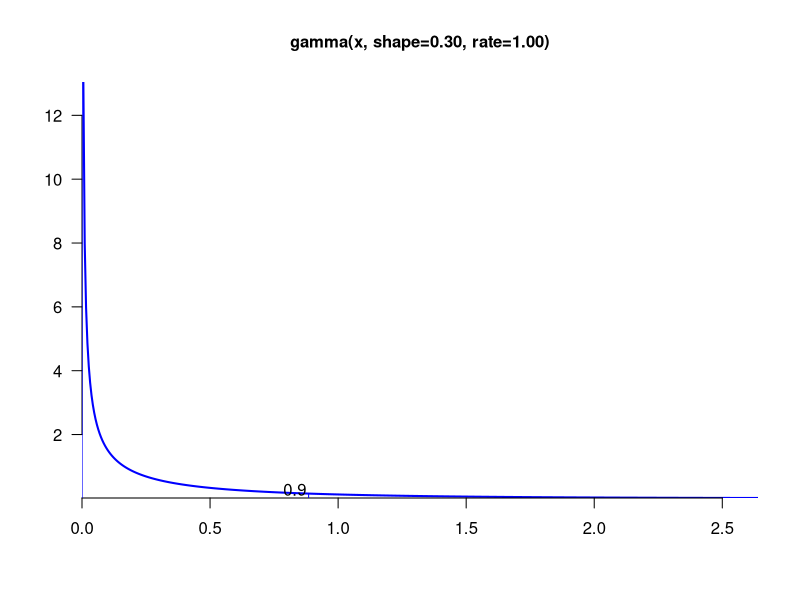
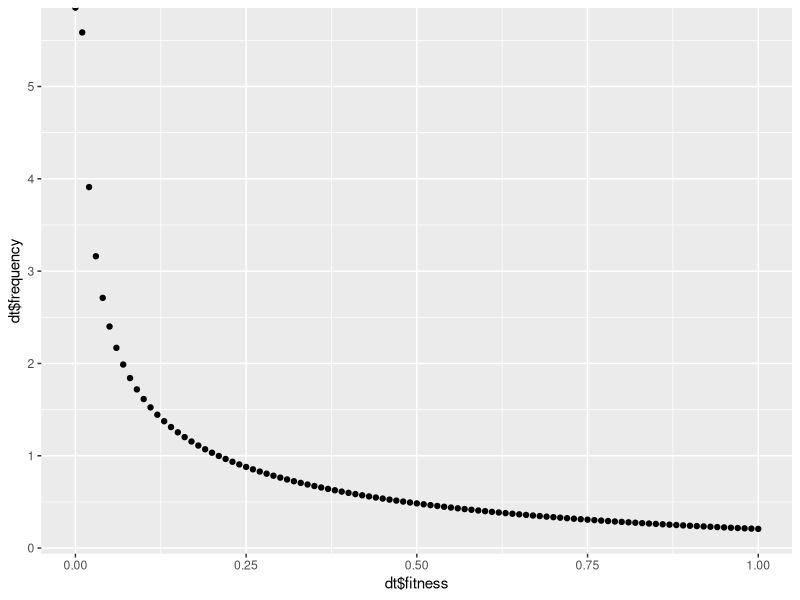
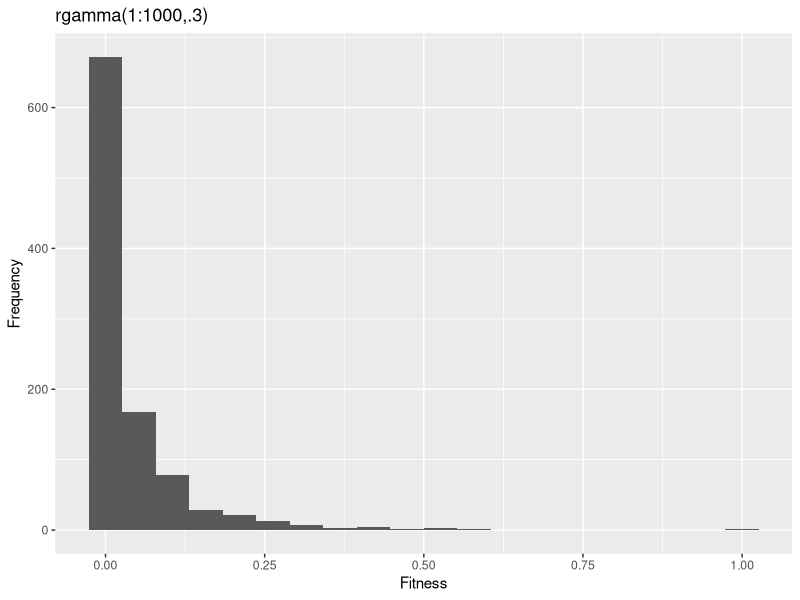
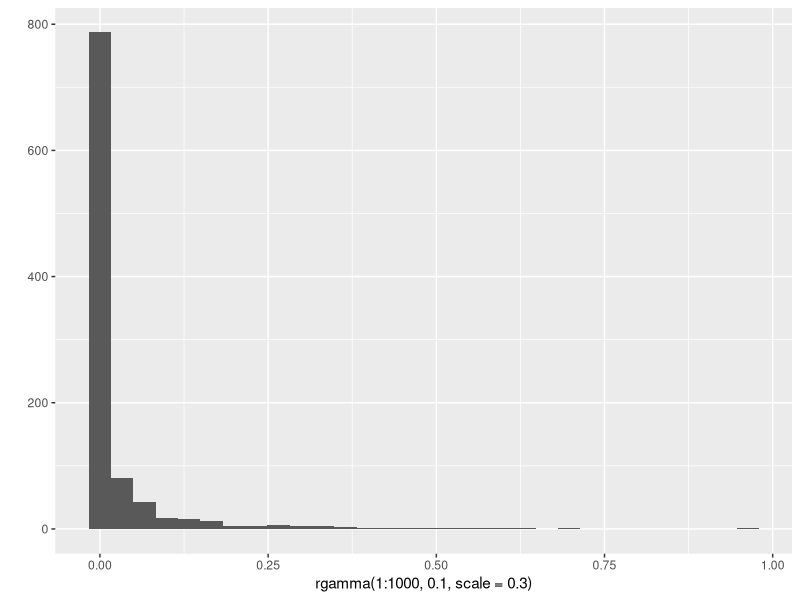
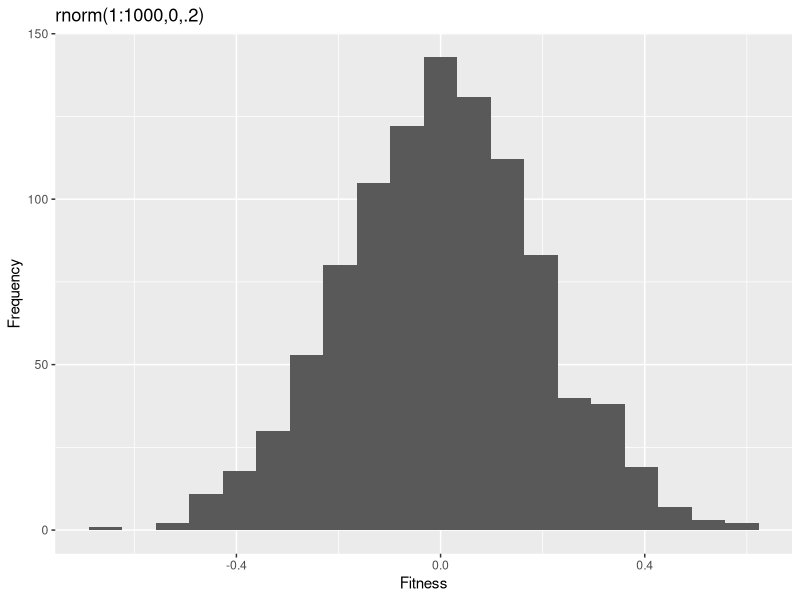

Write the R code that produced these figures, in order.
library(dplyr)
library(ggplot2)
library(cowplot)

plotGamma <- function(shape=2, rate=0.5, to=0.99, p=c(0.1, 0.9), cex=1, ...){
  to <- qgamma(p=to, shape=shape, rate=rate)
  curve(dgamma(x, shape, rate), from=0, to=to, n=500, type="l", 
        main=sprintf("gamma(x, shape=%1.2f, rate=%1.2f)", shape, rate),
        bty="n", xaxs="i", yaxs="i", col="blue", xlab="", ylab="", 
        las=1, lwd=2, cex=cex, cex.axis=cex, cex.main=cex, ...)
  gx <- qgamma(p=p,  shape=shape, rate=rate)
  gy <- dgamma(x=gx, shape=shape, rate=rate)
  for(i in seq_along(p)) { lines(x=rep(gx[i], 2), y=c(0, gy[i]), col="blue") }
  for(i in seq_along(p)) { text(x=gx[i], 0, p[i], adj=c(1.1, -0.2), cex=cex) }
}

plotGamma(.3,1)


qgamma(p=.99, shape=.5, rate=1)

dt <- data.frame(fitness=0:100/100,
                 frequency=dgamma(0:100/100, shape = .5))
qplot(dt$fitness,dt$frequency)

myfun <- 'rgamma(1:1000,.3)'
x <- eval(parse(text=myfun))
x <- x/max(x)
qplot(x,bins=20)+labs(x="Fitness",y='Frequency',title=myfun)

qplot(rgamma(1:1000,.1,scale=.3))


myfun <- 'rnorm(1:1000,0,.2)'
x <- eval(parse(text=myfun))
## x <- x/max(x)
qplot(x,bins=20)+labs(x="Fitness",y='Frequency',title=myfun)

